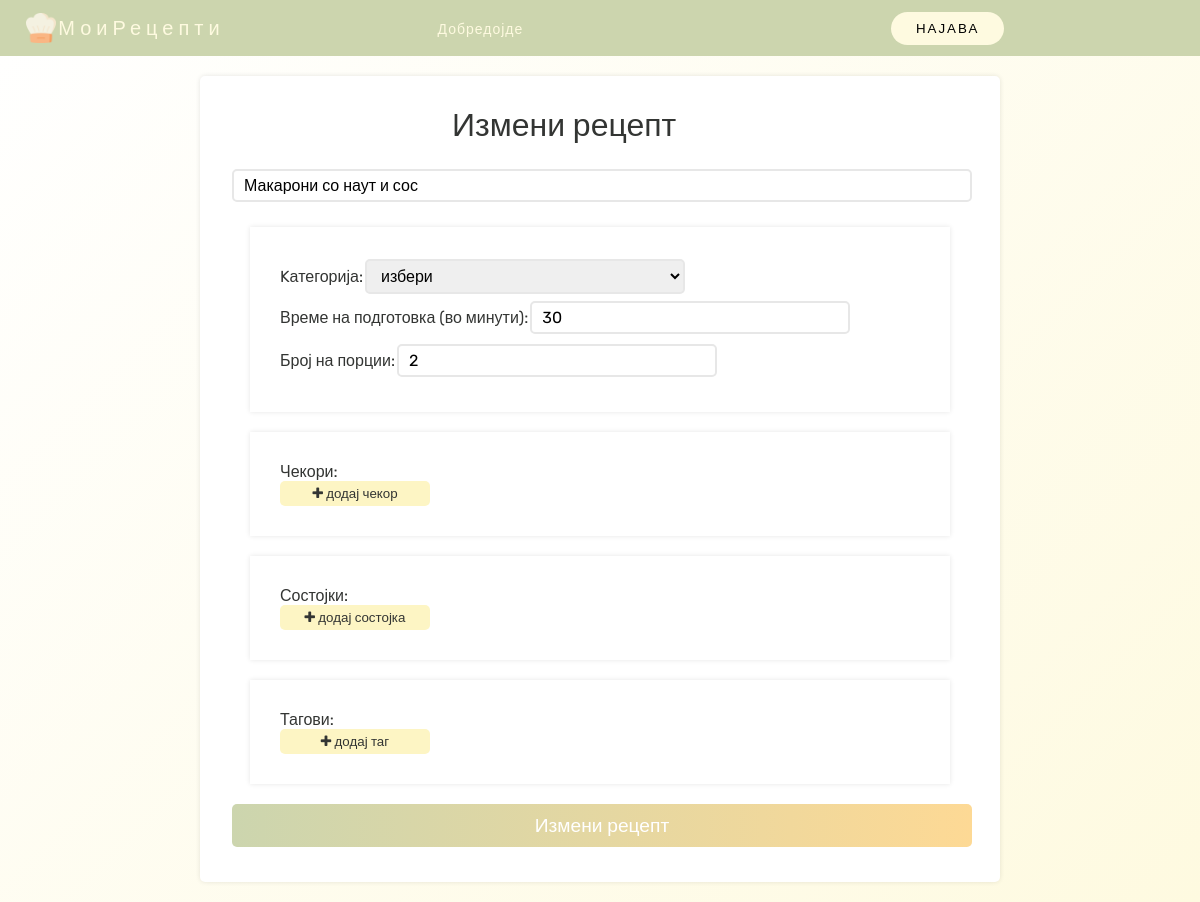
Page /code/izmeni_recept.php?id=36 on the committed database.
### tables this page shows
CREATE TABLE `recept` (
  `id` int(11) NOT NULL,
  `korisnik_id` int(11) NOT NULL,
  `ime` varchar(50) NOT NULL,
  `kategorija` varchar(50) NOT NULL,
  `vremeZaPodgotovka` int(11) DEFAULT NULL,
  `brojPorcii` int(11) NOT NULL,
  `slika` varchar(255) DEFAULT NULL
);

### code/izmeni_recept.php (the view, shortened to what this page needs)
<?php
include "header.php";
$id = $_GET['id'];
$sql = "SELECT * FROM recept WHERE id='$id' ";
$result = mysqli_query($conn, $sql);
$recept = $result->fetch_array();
?>
<!DOCTYPE html>
<html lang="en">
<head>
    <link rel="stylesheet" href="css/nov_recept.css">
    <link rel="stylesheet" href="https://maxcdn.bootstrapcdn.com/font-awesome/4.6.3/css/font-awesome.min.css" type="text/css">
</head>
<body>
    <section class="container">
        <h1>Измени рецепт</h1>
        <form action="izm_rec.php" method="POST" enctype="multipart/form-data">
            <div class="input-group">
                <input type="text" name="imeRecept" value="<?php echo $recept['ime']; ?>" required>
            </div>
            <div class="section">
                <div class="input-group group1">
                    <h5>Kатегорија: </h5>
                    <select name="kategorija" id="" class="select-css" required>
                        <option value="" disabled selected>избери</option>
                    </select>
                </div>
                <div class="input-group group1">
                    <h5>Време на подготовка (во минути): </h5>
                    <input type="number" name="vremePodgotovka" value="<?php echo $recept['vremeZaPodgotovka']; ?>" min="1">
                </div>
                <div class="input-group group1">
                    <h5>Број на порции: </h5>
                    <input type="number" name="brojPorcii" value="<?php echo $recept['brojPorcii']; ?>" min="1">
                </div>
            </div>
            <div class="section">
                <h5>Чекори:</h5>
                <button type="button" class="btn" id="dodajCekor"><i class="fa fa-plus"></i> додај чекор</button>
            </div>
            <div class="section">
                <h5>Состојки:</h5>
                <button type="button" class="btn" id="dodajSostojka"><i class="fa fa-plus"></i> додај состојка</button>
            </div>
            <div class="section ">
                <h5>Тагови: </h5>
                <button type="button" class="btn" id="dodajT"><i class="fa fa-plus"></i> додај таг</button>
            </div>
            <div class="input-group">
                <input type="submit" class="btn2" name="izmRecept" value="Измени рецепт">
            </div>
        </form>
    </section>
</body>
</html>

### code/css/header.css (style rules this page uses)
:root { --header-height: 3.5rem; --yellow-color-light: #fefae0; --yellow-color: #FDF5C4; --yellow-color-dark: #F9E88B; --dark-color: #32352b; --green-color-light: #E9EDDC; --green-color: #ccd5ae; --green-color-dark: #605C4E; --brown-light:#faedcd; --brown-dark:#d4a373; --title-color: #19181b; --text-color: #333533; --text-color-light: #afaa9d; --body-color: #fffdf881; --body-font: "Nunito", sans-serif; --normal-font-size: 1rem; --small-font-size: 0.75rem; --smaller-font-size: 0.75rem; --font-medium: 500; --font-semi-bold: 600; --z-fixed: 100; }
* { box-sizing: border-box; margin: 0; padding: 0; font-family: "Rubik", sans-serif; font-weight: 400; }
body { margin-top: var(--header-height); height: 100%; }
@media screen and (max-width: 1230px) { button { padding: 9px 10px; } }

### code/css/nov_recept.css (style rules this page uses)
:root { --header-height: 3.5rem; --yellow-color-light: #fefae0; --yellow-color: #FDF5C4; --yellow-color-dark: #F9E88B; --dark-color: #32352b; --green-color-light: #E9EDDC; --green-color: #ccd5ae; --green-color-dark: #605C4E; --brown-light:#faedcd; --brown-dark:#d4a373; --title-color: #19181b; --text-color: #333533; --text-color-light: #afaa9d; --body-color: #fffdf881; --body-font: "Rubik", sans-serif; --normal-font-size: 1.2rem; --small-font-size: 1rem; --smaller-font-size: 0.75rem; --font-medium: 500; --font-semi-bold: 600; --z-fixed: 100; }
body { font-family: var(--body-font); display: flex; justify-content: center; align-items: center; background: -webkit-linear-gradient(135deg, var(--yellow-color-light), #fff); }
h1 { font-size: 2rem; padding-left: 30%; padding-bottom: 20px; }
h5 { font-size: var(--small-font-size); }
.container { color: var(--text-color); width: 800px; display: grid; background: #fff; border-radius: 5px; box-shadow: 0 0 5px rgba(0, 0, 0, 0.1); padding: 30px 30px; margin: 20px 20px; }
.input-group input { width: 100%; margin: 5px 2px; border: 2px solid #e7e7e7; padding: 5px 10px; font-size: var(--small-font-size); border-radius: 5px; background: transparent; outline: none; transition: 0.3s; }
.group1 { display: flex; align-items: center; }
.group1 input { width: 50%; }
.container .btn { display: block; width: 150px; padding: 5px 5px; text-align: center; border: none; background: var(--yellow-color); outline: none; border-radius: 5px; color: var(--text-color); cursor: pointer; transition: 0.3s; }
.container .input-group .btn2 { display: block; width: 100%; padding: 10px 20px; text-align: center; border: none; background: -webkit-linear-gradient(right, #fdd995, #ccd5ae); outline: none; border-radius: 5px; font-size: var(--normal-font-size); color: #fff; cursor: pointer; transition: 0.3s; }
.section { box-shadow: 0 0 5px rgba(0, 0, 0, 0.1); padding: 30px 30px; margin: 20px 20px; }
.select-css { display: block; font-size: var(--small-font-size); font-family: var(--body-font); font-weight: var(--font-medium); color: black; line-height: 1.3; padding: 5px 10px; width: 50%; max-width: 100%; box-sizing: border-box; margin: 2px 2px; border: 2px solid #e7e7e7; border-radius: 5px; -moz-appearance: none; }
.select-css option { font-weight:normal; }

### rows in the picture
recept: imeRecept "Макарони со наут и сос", vremePodgotovka "30", brojPorcii "2"
